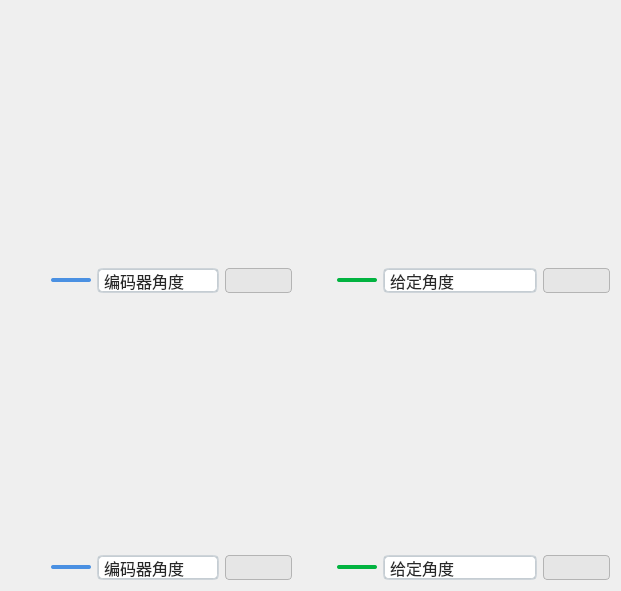
         <widget class="QWidget" name="layoutWidget1">
          <property name="geometry">
           <rect>
            <x>230</x>
            <y>10</y>
            <width>621</width>
            <height>591</height>
           </rect>
          </property>
          <layout class="QGridLayout" name="gridLayout_charts" columnstretch="1,1,2,2,1,1,2,2">
           <item row="1" column="3">
            <widget class="QLineEdit" name="lineEdit_chart1_1">
             <property name="sizePolicy">
              <sizepolicy hsizetype="Expanding" vsizetype="Minimum">
               <horstretch>0</horstretch>
               <verstretch>0</verstretch>
              </sizepolicy>
             </property>
             <property name="font">
              <font>
               <family>Times New Roman</family>
               <pointsize>12</pointsize>
              </font>
             </property>
             <property name="styleSheet">
              <string notr="true">QLineEdit
{
	border:1px solid rgb(180, 180, 180);
	background: rgb(230,230,230);	/* 背景的颜色 */
	border-radius: 4px;

}

QLineEdit::hover	/* 鼠标悬停在LineEditor上面的时候 */
{
  color:green;	/* 字体颜色 */
  border-color:rgb(50,480,40);
  background-color:green;
}

QLineEdit::disabled	/* 禁用状态 */
{
}</string>
             </property>
            </widget>
           </item>
           <item row="3" column="7">
            <widget class="QLineEdit" name="lineEdit_chart2_2">
             <property name="sizePolicy">
              <sizepolicy hsizetype="Expanding" vsizetype="Minimum">
               <horstretch>0</horstretch>
               <verstretch>0</verstretch>
              </sizepolicy>
             </property>
             <property name="font">
              <font>
               <family>Times New Roman</family>
               <pointsize>12</pointsize>
              </font>
             </property>
             <property name="styleSheet">
              <string notr="true">QLineEdit
{
	border:1px solid rgb(180, 180, 180);
	background: rgb(230,230,230);	/* 背景的颜色 */
	border-radius: 4px;

}

QLineEdit::hover	/* 鼠标悬停在LineEditor上面的时候 */
{
  color:green;	/* 字体颜色 */
  border-color:rgb(50,480,40);
  background-color:green;
}

QLineEdit::disabled	/* 禁用状态 */
{
}</string>
             </property>
            </widget>
           </item>
           <item row="1" column="6">
            <widget class="QComboBox" name="comboBox_chart1_2">
             <property name="sizePolicy">
              <sizepolicy hsizetype="Expanding" vsizetype="Fixed">
               <horstretch>0</horstretch>
               <verstretch>0</verstretch>
              </sizepolicy>
             </property>
             <property name="font">
              <font>
               <family>Times New Roman</family>
               <pointsize>12</pointsize>
              </font>
             </property>
             <property name="styleSheet">
              <string notr="true">QComboBox, QFontComboBox {
    border-width: 2px;
    border-radius: 5px;
    border-style: solid;
    border-top-color: qlineargradient(spread:pad, x1:0.5, y1:1, x2:0.5, y2:0, stop:0 #c1c9cf, stop:1 #d2d8dd);
    border-right-color: qlineargradient(spread:pad, x1:0, y1:0, x2:1, y2:0, stop:0 #c1c9cf, stop:1 #d2d8dd);
    border-bottom-color: qlineargradient(spread:pad, x1:0.5, y1:0, x2:0.5, y2:1, stop:0 #c1c9cf, stop:1 #d2d8dd);
    border-left-color: qlineargradient(spread:pad, x1:1, y1:0, x2:0, y2:0, stop:0 #c1c9cf, stop:1 #d2d8dd);
    background-color: #f4f4f4;
    color: #272727;
    padding-left: 5px;
}
QComboBox:editable, QComboBox:!editable, QComboBox::drop-down:editable, QComboBox:!editable:on, QComboBox::drop-down:editable:on {
    background: #ffffff;
}
QComboBox::drop-down {
    subcontrol-origin: padding;
    subcontrol-position: top right;
    width: 15px;
    color: #272727;

    border-top-right-radius: 3px;
    border-bottom-right-radius: 3px;
}
 
QComboBox::down-arrow {
     image: url(:/combox/images/arrow-down-bold.png);
}</string>
             </property>
             <property name="currentIndex">
              <number>0</number>
             </property>
             <item>
              <property name="text">
               <string>给定角度</string>
              </property>
             </item>
             <item>
              <property name="text">
               <string>编码器角速度输入</string>
              </property>
             </item>
             <item>
              <property name="text">
               <string>陀螺角速度输入</string>
              </property>
             </item>
            </widget>
           </item>
           <item row="1" column="2">
            <widget class="QComboBox" name="comboBox_chart1_1">
             <property name="sizePolicy">
              <sizepolicy hsizetype="Expanding" vsizetype="Fixed">
               <horstretch>0</horstretch>
               <verstretch>0</verstretch>
              </sizepolicy>
             </property>
             <property name="font">
              <font>
               <family>Times New Roman</family>
               <pointsize>12</pointsize>
              </font>
             </property>
             <property name="styleSheet">
              <string notr="true">QComboBox, QFontComboBox {
    border-width: 2px;
    border-radius: 5px;
    border-style: solid;
    border-top-color: qlineargradient(spread:pad, x1:0.5, y1:1, x2:0.5, y2:0, stop:0 #c1c9cf, stop:1 #d2d8dd);
    border-right-color: qlineargradient(spread:pad, x1:0, y1:0, x2:1, y2:0, stop:0 #c1c9cf, stop:1 #d2d8dd);
    border-bottom-color: qlineargradient(spread:pad, x1:0.5, y1:0, x2:0.5, y2:1, stop:0 #c1c9cf, stop:1 #d2d8dd);
    border-left-color: qlineargradient(spread:pad, x1:1, y1:0, x2:0, y2:0, stop:0 #c1c9cf, stop:1 #d2d8dd);
    background-color: #f4f4f4;
    color: #272727;
    padding-left: 5px;
}
QComboBox:editable, QComboBox:!editable, QComboBox::drop-down:editable, QComboBox:!editable:on, QComboBox::drop-down:editable:on {
    background: #ffffff;
}
QComboBox::drop-down {
    subcontrol-origin: padding;
    subcontrol-position: top right;
    width: 15px;
    color: #272727;

    border-top-right-radius: 3px;
    border-bottom-right-radius: 3px;
}
 
QComboBox::down-arrow {
     image: url(:/combox/images/arrow-down-bold.png);
}</string>
             </property>
             <property name="currentIndex">
              <number>0</number>
             </property>
             <item>
              <property name="text">
               <string>编码器角度</string>
              </property>
             </item>
             <item>
              <property name="text">
               <string>编码器角速度</string>
              </property>
             </item>
             <item>
              <property name="text">
               <string>陀螺角速度</string>
              </property>
             </item>
            </widget>
           </item>
           <item row="3" column="6">
            <widget class="QComboBox" name="comboBox_chart2_2">
             <property name="sizePolicy">
              <sizepolicy hsizetype="Expanding" vsizetype="Fixed">
               <horstretch>0</horstretch>
               <verstretch>0</verstretch>
              </sizepolicy>
             </property>
             <property name="font">
              <font>
               <family>Times New Roman</family>
               <pointsize>12</pointsize>
              </font>
             </property>
             <property name="styleSheet">
              <string notr="true">QComboBox, QFontComboBox {
    border-width: 2px;
    border-radius: 5px;
    border-style: solid;
    border-top-color: qlineargradient(spread:pad, x1:0.5, y1:1, x2:0.5, y2:0, stop:0 #c1c9cf, stop:1 #d2d8dd);
    border-right-color: qlineargradient(spread:pad, x1:0, y1:0, x2:1, y2:0, stop:0 #c1c9cf, stop:1 #d2d8dd);
    border-bottom-color: qlineargradient(spread:pad, x1:0.5, y1:0, x2:0.5, y2:1, stop:0 #c1c9cf, stop:1 #d2d8dd);
    border-left-color: qlineargradient(spread:pad, x1:1, y1:0, x2:0, y2:0, stop:0 #c1c9cf, stop:1 #d2d8dd);
    background-color: #f4f4f4;
    color: #272727;
    padding-left: 5px;
}
QComboBox:editable, QComboBox:!editable, QComboBox::drop-down:editable, QComboBox:!editable:on, QComboBox::drop-down:editable:on {
    background: #ffffff;
}
QComboBox::drop-down {
    subcontrol-origin: padding;
    subcontrol-position: top right;
    width: 15px;
    color: #272727;

    border-top-right-radius: 3px;
    border-bottom-right-radius: 3px;
}
 
QComboBox::down-arrow {
     image: url(:/combox/images/arrow-down-bold.png);
}</string>
             </property>
             <item>
              <property name="text">
               <string>给定角度</string>
              </property>
             </item>
             <item>
              <property name="text">
               <string>编码器角速度输入</string>
              </property>
             </item>
             <item>
              <property name="text">
               <string>陀螺角速度输入</string>
              </property>
             </item>
            </widget>
           </item>
           <item row="3" column="5">
            <widget class="QLabel" name="curvelegend2_2">
             <property name="sizePolicy">
              <sizepolicy hsizetype="Preferred" vsizetype="Preferred">
               <horstretch>0</horstretch>
               <verstretch>0</verstretch>
              </sizepolicy>
             </property>
             <property name="styleSheet">
              <string notr="true">QLabel
{
	min-width:		40px;
	min-height:		4px; 
	max-width:		40px; 
	max-height:		4px; 
	border:			none; 
	border-radius:	2px; 
	background:		rgb(2,179,64)
}</string>
             </property>
             <property name="text">
              <string/>
             </property>
             <property name="alignment">
              <set>Qt::AlignRight|Qt::AlignTrailing|Qt::AlignVCenter</set>
             </property>
            </widget>
           </item>
           <item row="3" column="2">
            <widget class="QComboBox" name="comboBox_chart2_1">
             <property name="sizePolicy">
              <sizepolicy hsizetype="Expanding" vsizetype="Fixed">
               <horstretch>0</horstretch>
               <verstretch>0</verstretch>
              </sizepolicy>
             </property>
             <property name="font">
              <font>
               <family>Times New Roman</family>
               <pointsize>12</pointsize>
              </font>
             </property>
             <property name="styleSheet">
              <string notr="true">QComboBox, QFontComboBox {
    border-width: 2px;
    border-radius: 5px;
    border-style: solid;
    border-top-color: qlineargradient(spread:pad, x1:0.5, y1:1, x2:0.5, y2:0, stop:0 #c1c9cf, stop:1 #d2d8dd);
    border-right-color: qlineargradient(spread:pad, x1:0, y1:0, x2:1, y2:0, stop:0 #c1c9cf, stop:1 #d2d8dd);
    border-bottom-color: qlineargradient(spread:pad, x1:0.5, y1:0, x2:0.5, y2:1, stop:0 #c1c9cf, stop:1 #d2d8dd);
    border-left-color: qlineargradient(spread:pad, x1:1, y1:0, x2:0, y2:0, stop:0 #c1c9cf, stop:1 #d2d8dd);
    background-color: #f4f4f4;
    color: #272727;
    padding-left: 5px;
}
QComboBox:editable, QComboBox:!editable, QComboBox::drop-down:editable, QComboBox:!editable:on, QComboBox::drop-down:editable:on {
    background: #ffffff;
}
QComboBox::drop-down {
    subcontrol-origin: padding;
    subcontrol-position: top right;
    width: 15px;
    color: #272727;

    border-top-right-radius: 3px;
    border-bottom-right-radius: 3px;
}
 
QComboBox::down-arrow {
     image: url(:/combox/images/arrow-down-bold.png);
}</string>
             </property>
             <property name="currentIndex">
              <number>0</number>
             </property>
             <item>
              <property name="text">
               <string>编码器角度</string>
              </property>
             </item>
             <item>
              <property name="text">
               <string>编码器角速度</string>
              </property>
             </item>
             <item>
              <property name="text">
               <string>陀螺角速度</string>
              </property>
             </item>
            </widget>
           </item>
           <item row="1" column="7">
            <widget class="QLineEdit" name="lineEdit_chart1_2">
             <property name="sizePolicy">
              <sizepolicy hsizetype="Expanding" vsizetype="Minimum">
               <horstretch>0</horstretch>
               <verstretch>0</verstretch>
              </sizepolicy>
             </property>
             <property name="font">
              <font>
               <family>Times New Roman</family>
               <pointsize>12</pointsize>
              </font>
             </property>
             <property name="styleSheet">
              <string notr="true">QLineEdit
{
	border:1px solid rgb(180, 180, 180);
	background: rgb(230,230,230);	/* 背景的颜色 */
	border-radius: 4px;

}

QLineEdit::hover	/* 鼠标悬停在LineEditor上面的时候 */
{
  color:green;	/* 字体颜色 */
  border-color:rgb(50,480,40);
  background-color:green;
}

QLineEdit::disabled	/* 禁用状态 */
{
}</string>
             </property>
            </widget>
           </item>
           <item row="3" column="3">
            <widget class="QLineEdit" name="lineEdit_chart2_1">
             <property name="sizePolicy">
              <sizepolicy hsizetype="Expanding" vsizetype="Minimum">
               <horstretch>0</horstretch>
               <verstretch>0</verstretch>
              </sizepolicy>
             </property>
             <property name="font">
              <font>
               <family>Times New Roman</family>
               <pointsize>12</pointsize>
              </font>
             </property>
             <property name="styleSheet">
              <string notr="true">QLineEdit
{
	border:1px solid rgb(180, 180, 180);
	background: rgb(230,230,230);	/* 背景的颜色 */
	border-radius: 4px;

}

QLineEdit::hover	/* 鼠标悬停在LineEditor上面的时候 */
{
  color:green;	/* 字体颜色 */
  border-color:rgb(50,480,40);
  background-color:green;
}

QLineEdit::disabled	/* 禁用状态 */
{
}</string>
             </property>
            </widget>
           </item>
           <item row="2" column="0" colspan="8">
            <widget class="QCustomPlot" name="chartplot2" native="true">
             <property name="autoFillBackground">
              <bool>true</bool>
             </property>
            </widget>
           </item>
           <item row="1" column="1">
            <widget class="QLabel" name="curvelegend1_1">
             <property name="sizePolicy">
              <sizepolicy hsizetype="Preferred" vsizetype="Fixed">
               <horstretch>0</horstretch>
               <verstretch>0</verstretch>
              </sizepolicy>
             </property>
             <property name="styleSheet">
              <string notr="true">QLabel
{
	min-width:		40px;
	min-height:		4px; 
	max-width:		40px; 
	max-height:		4px; 
	border:			none; 
	border-radius:	2px; 
	background:		rgb(74,144,226)
}</string>
             </property>
             <property name="text">
              <string/>
             </property>
             <property name="alignment">
              <set>Qt::AlignRight|Qt::AlignTrailing|Qt::AlignVCenter</set>
             </property>
            </widget>
           </item>
           <item row="1" column="5">
            <widget class="QLabel" name="curvelegend1_2">
             <property name="sizePolicy">
              <sizepolicy hsizetype="Preferred" vsizetype="Fixed">
               <horstretch>0</horstretch>
               <verstretch>0</verstretch>
              </sizepolicy>
             </property>
             <property name="styleSheet">
              <string notr="true">QLabel
{
	min-width:		40px;
	min-height:		4px; 
	max-width:		40px; 
	max-height:		4px; 
	border:			none; 
	border-radius:	2px; 
	background:		rgb(2,179,64)
} </string>
             </property>
             <property name="text">
              <string/>
             </property>
             <property name="alignment">
              <set>Qt::AlignRight|Qt::AlignTrailing|Qt::AlignVCenter</set>
             </property>
            </widget>
           </item>
           <item row="3" column="1">
            <widget class="QLabel" name="curvelegend2_1">
             <property name="sizePolicy">
              <sizepolicy hsizetype="Preferred" vsizetype="Preferred">
               <horstretch>0</horstretch>
               <verstretch>0</verstretch>
              </sizepolicy>
             </property>
             <property name="styleSheet">
              <string notr="true">QLabel
{
	min-width:		40px;
	min-height:		4px; 
	max-width:		40px; 
	max-height:		4px; 
	border:			none; 
	border-radius:	2px; 
	background:		rgb(74,144,226)
}</string>
             </property>
             <property name="text">
              <string/>
             </property>
             <property name="alignment">
              <set>Qt::AlignRight|Qt::AlignTrailing|Qt::AlignVCenter</set>
             </property>
            </widget>
           </item>
           <item row="0" column="0" colspan="8">
            <widget class="QCustomPlot" name="chartplot1" native="true">
             <property name="autoFillBackground">
              <bool>true</bool>
             </property>
            </widget>
           </item>
          </layout>
         </widget>
